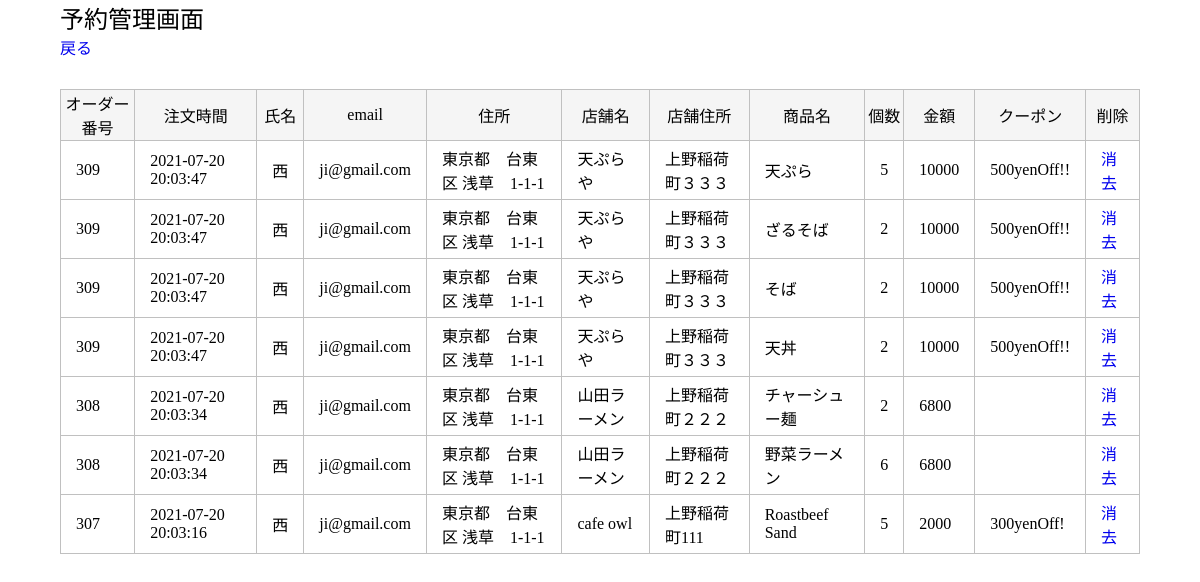
The app's page /phpnew/manage.php (signed in) with its own data.
### tables this page shows
CREATE TABLE `orders` (
  `id` int(11) NOT NULL,
  `user_id` int(11) NOT NULL,
  `store_id` int(11) NOT NULL,
  `price` int(11) NOT NULL,
  `coupon` varchar(11) NOT NULL,
  `order_time` datetime DEFAULT CURRENT_TIMESTAMP ON UPDATE CURRENT_TIMESTAMP
);

CREATE TABLE `order_detail` (
  `id` int(11) NOT NULL,
  `order_id` int(11) NOT NULL,
  `menu_id` int(11) NOT NULL,
  `quantity` int(11) NOT NULL
);

CREATE TABLE `user` (
  `id` int(11) NOT NULL,
  `name` varchar(50) NOT NULL,
  `email` varchar(100) NOT NULL,
  `pass` varchar(64) NOT NULL,
  `address` varchar(100) NOT NULL,
  `role` int(11) NOT NULL
);

CREATE TABLE `store` (
  `id` int(11) NOT NULL,
  `store_name` varchar(30) NOT NULL,
  `store_address` varchar(100) NOT NULL
);

CREATE TABLE `menue` (
  `id` int(11) NOT NULL,
  `store_id` int(11) NOT NULL,
  `menuename` varchar(30) NOT NULL,
  `price` int(10) NOT NULL
);

### phpnew/manage.php (the view, shortened to what this page needs)
<?php
$dbh = new PDO("mysql:host=localhost; dbname=lunch; charset=utf8", "root", "root");
try{
	$id = $_SESSION['id'];
    $sql = "SELECT * FROM user WHERE id = :id";
     $stmt = $dbh->prepare($sql);
    $stmt->bindValue(':id', $id);
    $stmt->execute();
    $member = $stmt->fetch();
  } catch (PDOException $e) {
    $msg = $e->getMessage();
  }
if ($member['role'] == 0) {
try{
    $dbh->beginTransaction();
    $sql = "SELECT d.order_id,o.order_time,u.name,u.email,u.address,s.store_name,s.store_address,m.menuename,d.quantity,o.price,o.coupon,d.id
    FROM orders o
    JOIN user u ON o.user_id = u.id
    JOIN store s ON o.store_id = s.id
    JOIN order_detail d ON o.id = d.order_id
    JOIN menue m ON d.menu_id = m.id
    ORDER BY o.order_time DESC";
    $stmt = $dbh->prepare($sql);
    $stmt->execute();
    while($row = $stmt->fetch(PDO::FETCH_ASSOC)){
    	$rows[] = $row;
    }
  } catch(PDOException $e){
    $msg = $e->getMessage();
  }
}
?>
<!DOCTYPE html>
<html>
<head>
  <link rel="stylesheet" type="text/css" href="css/manage.css">
</head>
<body>
	<h2>予約管理画面</h2><a href="index.php">戻る</a>
  <table class="dbtable">
   <tbody>
	<thead>
		<tr>
			<th>オーダー番号</th>
			<th>注文時間</th>
			<th>氏名</th>
			<th>email</th>
			<th>住所</th>
			<th>店舗名</th>
			<th>店舗住所</th>
			<th>商品名</th>
			<th>個数</th>
			<th>金額</th>
			<th>クーポン</th>
			<th>削除</th>
		</tr>
	</thead>
　　<?php if(isset($rows)) { ?>
	<?php foreach ($rows as $val) :?>
		<tr>
			<td><?php echo htmlspecialchars($val['order_id']) ?></td>
			<td><?php echo htmlspecialchars($val['order_time']) ?></td>
			<td><?php echo htmlspecialchars($val['name']) ?></td>
			<td><?php echo htmlspecialchars($val['email']) ?></td>
			<td><?php echo htmlspecialchars($val['address']) ?></td>
			<td><?php echo htmlspecialchars($val['store_name']) ?></td>
			<td><?php echo htmlspecialchars($val['store_address']) ?></td>
			<td><?php echo htmlspecialchars($val['menuename']) ?></td>
			<td><?php echo htmlspecialchars($val['quantity']) ?></td>
			<td><?php echo htmlspecialchars($val['price']) ?></td>
			<td><?php echo htmlspecialchars($val['coupon']) ?></td>
			<td><a href="managedelete.php?id=<?php echo $val['id'] ?>" title="" onclick="return confirm('消去しますか？')" class="delete">消去</a></td>
		</tr>
	<?php endforeach ?>
    <?php } ?>
   </tbody>
 </table>
</body>
</html>

### phpnew/css/manage.css (style rules this page uses)
body, h1, h2, h3, h4, h5, h6, p, address, ul, ol, li, dl, dt, dd, img, form, table, tr, th, td { margin: 0; padding: 0; border: none; font-style: normal; font-weight: normal; text-align: left; list-style-type: none; border-collapse: collapse; }
a { text-decoration: none; }
body { font-family:'roboto','Hiragino Kaku Gothic Pro','ヒラギノ角ゴ Pro W3','メイリオ',Meiryo,Osaka,'ＭＳ Ｐゴシック',Arial,sans-serif; }
* { -webkit-box-sizing: border-box; -moz-box-sizing: border-box; -o-box-sizing: border-box; -ms-box-sizing: border-box; box-sizing: border-box; }
body { width: 90%; margin: 0 auto }
.dbtable { margin: auto; border: solid 1px silver; margin-bottom: 30px; margin-top: 30px }
.dbtable th { padding: 1px; text-align: center; border: solid 1px silver; background-color: whitesmoke; }
.dbtable td { padding: 5px 15px; border: solid 1px silver; }

### records on screen
orders: order_detail.order_id "309", order_time "2021-07-20 20:03:47", user.name "西", user.email "ji@gmail.com", user.address "東京都 台東区 浅草 1-1-1", store.store_name "天ぷらや", store.store_address "上野稲荷町３３３", menue.menuename "天ぷら", order_detail.quantity "5", price "10000", coupon "500yenOff!!", menue.menuename "ざるそば", order_detail.quantity "2", menue.menuename "そば", menue.menuename "天丼"
orders: order_detail.order_id "308", order_time "2021-07-20 20:03:34", user.name "西", user.email "ji@gmail.com", user.address "東京都 台東区 浅草 1-1-1", store.store_name "山田ラーメン", store.store_address "上野稲荷町２２２", menue.menuename "チャーシュー麺", order_detail.quantity "2", price "6800", menue.menuename "野菜ラーメン", order_detail.quantity "6"
orders: order_detail.order_id "307", order_time "2021-07-20 20:03:16", user.name "西", user.email "ji@gmail.com", user.address "東京都 台東区 浅草 1-1-1", store.store_name "cafe owl", store.store_address "上野稲荷町111", menue.menuename "Roastbeef Sand", order_detail.quantity "5", price "2000", coupon "300yenOff!"
